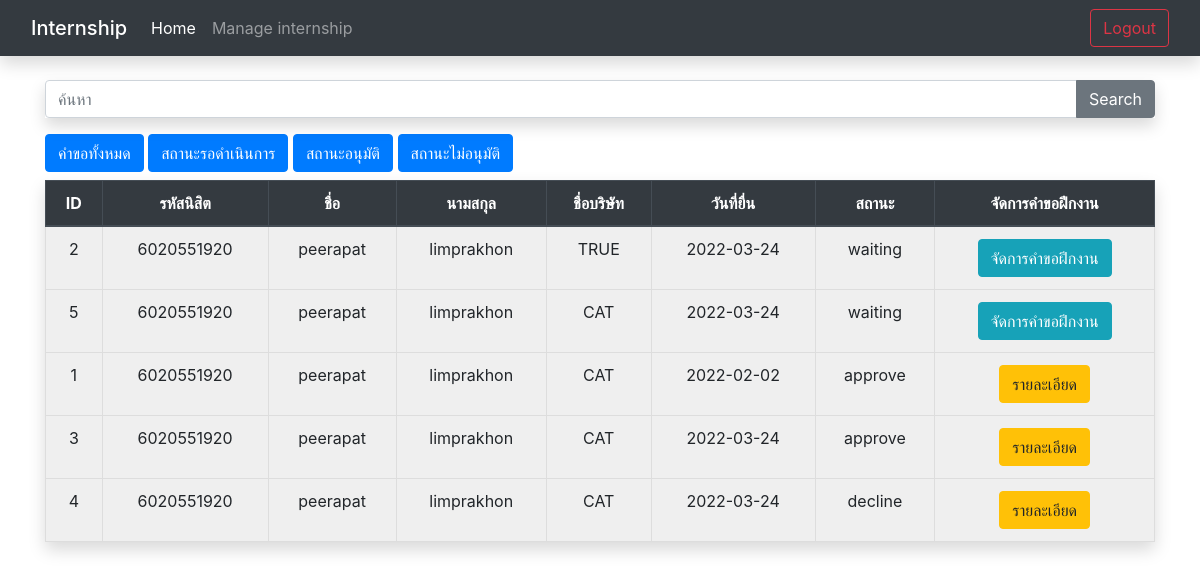
Page /professor/index_main.php?controller=request&action=index on the committed database.
### tables this page shows
CREATE TABLE `request` (
  `idrequest` int(11) NOT NULL,
  `uid` varchar(10) NOT NULL,
  `idcompany` int(10) NOT NULL,
  `idstatus` int(10) NOT NULL,
  `startdate` date NOT NULL,
  `enddate` date NOT NULL,
  `requestdate` date NOT NULL,
  `syear` int(10) NOT NULL,
  `reason` varchar(200) NOT NULL
);

CREATE TABLE `user` (
  `uid` varchar(10) NOT NULL,
  `password` varchar(30) NOT NULL,
  `name` varchar(100) NOT NULL,
  `surname` varchar(100) NOT NULL,
  `email` varchar(100) NOT NULL,
  `phone` varchar(20) NOT NULL,
  `major` varchar(100) NOT NULL,
  `idTypeuser` int(10) NOT NULL
);

CREATE TABLE `company` (
  `idcompany` int(11) NOT NULL,
  `namecompany` varchar(50) NOT NULL,
  `address` varchar(200) NOT NULL,
  `phone` varchar(20) NOT NULL,
  `detail` varchar(200) NOT NULL
);

CREATE TABLE `status` (
  `idstatus` int(11) NOT NULL,
  `status` varchar(50) NOT NULL
);

### professor/controllers/request_controller.php (called while the page is built, shortened)
<?php
class RequestController
{
    public function index()
    {
        $request_list = Request::getAll();
        require_once('views/request/index_request.php');
    }
}
?>

### professor/connection_connect.php (called while the page is built, shortened)
<?php
$dbname = "internship";
?>

### professor/models/requestModel.php (called while the page is built, shortened)
<?php
class Request{
public function Request($idrequest,$uid,$name,$surname,$idcompany,$namecompany,$idstatus,$status,$startdate,$enddate,$requestdate,$syear,$reason)
{
    $this->idrequest =$idrequest ;
    $this->uid   =$uid  ;
    $this->name   =$name  ;
    $this->surname   =$surname  ;
    $this->namecompany	   =$namecompany	  ;
    $this->status   =$status  ;
    $this->requestdate =$requestdate ;
}
public static function getAll()
{
    $requestList = [];
    require("connection_connect.php");
    $sql = "SELECT request.idrequest, request.uid , user.name, user.surname ,request.idcompany,company.namecompany, request.idstatus,status.status,startdate,enddate,requestdate,syear,reason FROM user INNER JOIN request INNER JOIN company INNER JOIN status
    WHERE user.uid = request.uid AND request.idcompany = company.idcompany AND request.idstatus = status.idstatus";
    $result = $conn->query($sql);
    while($my_data = $result->fetch_assoc())
    {
        $idrequest = $my_data['idrequest'];
        $uid = $my_data['uid'];
        $name = $my_data['name'];
        $surname = $my_data['surname'];
        $idcompany = $my_data['idcompany'];
        $namecompany = $my_data['namecompany'];
        $idstatus = $my_data['idstatus'];
        $status = $my_data['status'];
        $startdate = $my_data['startdate'];
        $enddate = $my_data['enddate'];
        $requestdate = $my_data['requestdate'];
        $syear = $my_data['syear'];
        $reason = $my_data['reason'];
        $requestList[] = new Request($idrequest,$uid,$name,$surname,$idcompany,$namecompany,$idstatus,$status,$startdate,$enddate,$requestdate,$syear,$reason);
    }
    return $requestList;
}
}
?>

### professor/views/request/index_request.php (the view, shortened to what this page needs)
<html>
	<head>
	<link rel="stylesheet" href="https://stackpath.bootstrapcdn.com/bootstrap/4.4.1/css/bootstrap.min.css">
	</head>
	<body>
		<div class="container">
			<div><br></div>
			<form method="get" action="">
					<div class=" shadow input-group mb-3 " >
						<input type="text" name="key"class="form-control" placeholder="ค้นหา" aria-label="hospital" aria-describedby="button-addon2">
						<div class=" input-group-append ">
							<button class="btn btn btn-secondary" type="submit" name="action" value="search" id="button-addon2"><i class="fas fa-search"></i> Search</button>
						</div>
					</div>
				</form>
				<div class="mb-2">
						<a href=?key=&controller=request&action=search type='button' class='btn btn-primary'><i class="fas fa-search-location"></i> คำขอทั้งหมด</a>
						<a href=?key=waiting&controller=request&action=search type='button' class='btn btn-primary'><i class="fas fa-search-location"></i> สถานะรอดำเนินการ</a>
						<a href=?key=approve&controller=request&action=search type='button' class='btn btn-primary'><i class="fas fa-search-location"></i> สถานะอนุมัติ</a>
						<a href=?key=decline&controller=request&action=search type='button' class='btn btn-primary'><i class="fas fa-search-location"></i> สถานะไม่อนุมัติ</a>
				</div>
		<table class="shadow table table-hover">
  			<thead class="thead-dark">
    			<tr align='center' >
     			 <th scope="col">ID</th>
     			 <th scope="col">รหัสนิสิต</th>
    			 <th scope="col">ชื่อ</th>
    			 <th scope="col">นามสกุล</th>
		  		 <th scope="col">ชื่อบริษัท</th>
                 <th scope="col">วันที่ยื่น</th>
	 			 <th scope="col">สถานะ</th>
				 <th scope="col">จัดการคำขอฝึกงาน</th>
   			   </tr>
  			</thead></tr>
			<tbody style="background-color: #EFEFEF">
<?php foreach($request_list as $request)
{
	echo"<tr align='center' >
	<td data-lable='ID'>{$request->idrequest}</td>
	<td data-lable='รหัสนิสิต'>{$request->uid}</td>
	<td data-lable='ชื่อ'>{$request->name}</td>
	<td data-lable='นามสกุล'>{$request->surname}</td>
	<td data-lable='ชื่อบริษัท'>{$request->namecompany}</td>
	<td data-lable='วันที่ยื่น'>{$request->requestdate}</td>
    <td data-lable='สถานะ'>{$request->status}</td>
	";
	if($request->status == "waiting"){
		echo"<td data-lable='จัดการคำขอฝึกงาน'><a href=?controller=request&action=updateForm&idrequest=$request->idrequest class='btn btn-info btn' role='button' ata-placement='right' title='จัดการคำขอฝึกงาน'><i class='fas fa-folder-open'></i> จัดการคำขอฝึกงาน</a></td>";
	}
	if($request->status == "approve" || $request->status == "decline"){
		echo"<td data-lable='รายละเอียด'><a href=?controller=request&action=detailRequest&idrequest=$request->idrequest class='btn btn-warning btn' role='button' ata-placement='right' title='รายละเอียด'><i class='fas fa-folder-open'></i> รายละเอียด</a></td>";
	}
}
echo "</table>";
?>
			</div>
	</body>
</html>

### professor/index_main.php (style rules this page uses)
body { width:100%; background-repeat: no-repeat; background-attachment: fixed; background-size: cover; background-position: center; }
.table { width: 100%; border-collapse: collapse; }
.table td,.table th { padding: 12px 15px; border: 1px solid #ddd; text-align: center; }

### rows in the picture
request: idrequest "2", uid "6020551920", uid.name "peerapat", uid.surname "limprakhon", idcompany.namecompany "TRUE", requestdate "2022-03-24", idstatus.status "waiting"
request: idrequest "5", uid "6020551920", uid.name "peerapat", uid.surname "limprakhon", idcompany.namecompany "CAT", requestdate "2022-03-24", idstatus.status "waiting"
request: idrequest "1", uid "6020551920", uid.name "peerapat", uid.surname "limprakhon", idcompany.namecompany "CAT", requestdate "2022-02-02", idstatus.status "approve"
request: idrequest "3", uid "6020551920", uid.name "peerapat", uid.surname "limprakhon", idcompany.namecompany "CAT", requestdate "2022-03-24", idstatus.status "approve"
request: idrequest "4", uid "6020551920", uid.name "peerapat", uid.surname "limprakhon", idcompany.namecompany "CAT", requestdate "2022-03-24", idstatus.status "decline"
